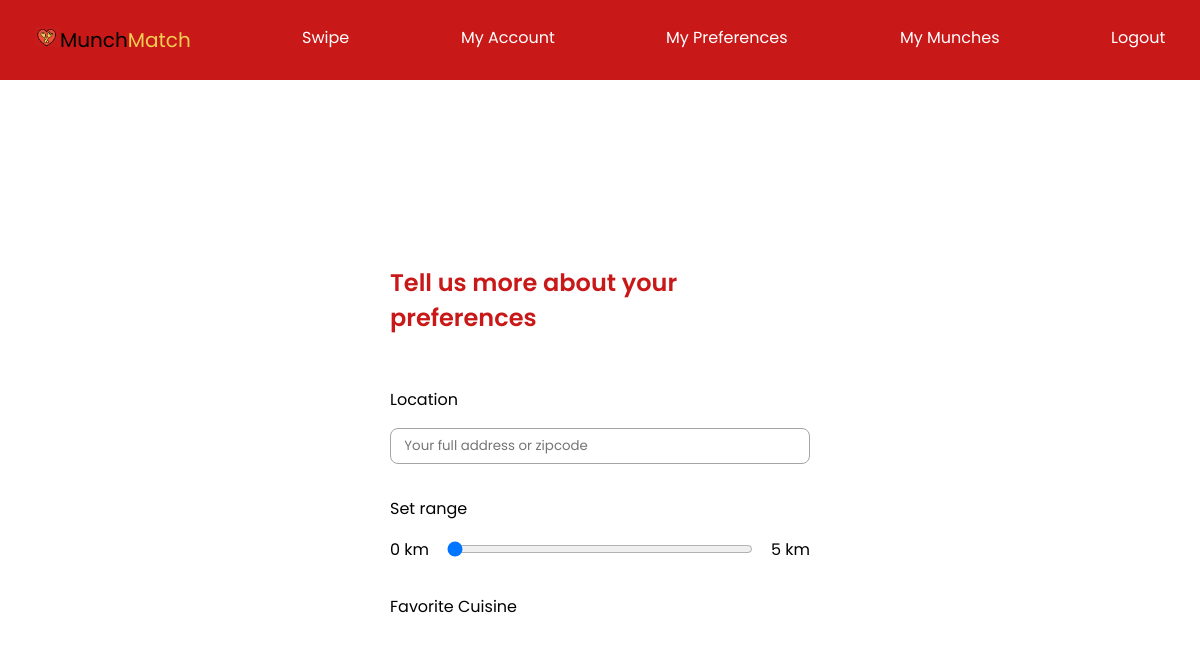
/preferences/ (signed in), run on an earlier commit of the app's database.
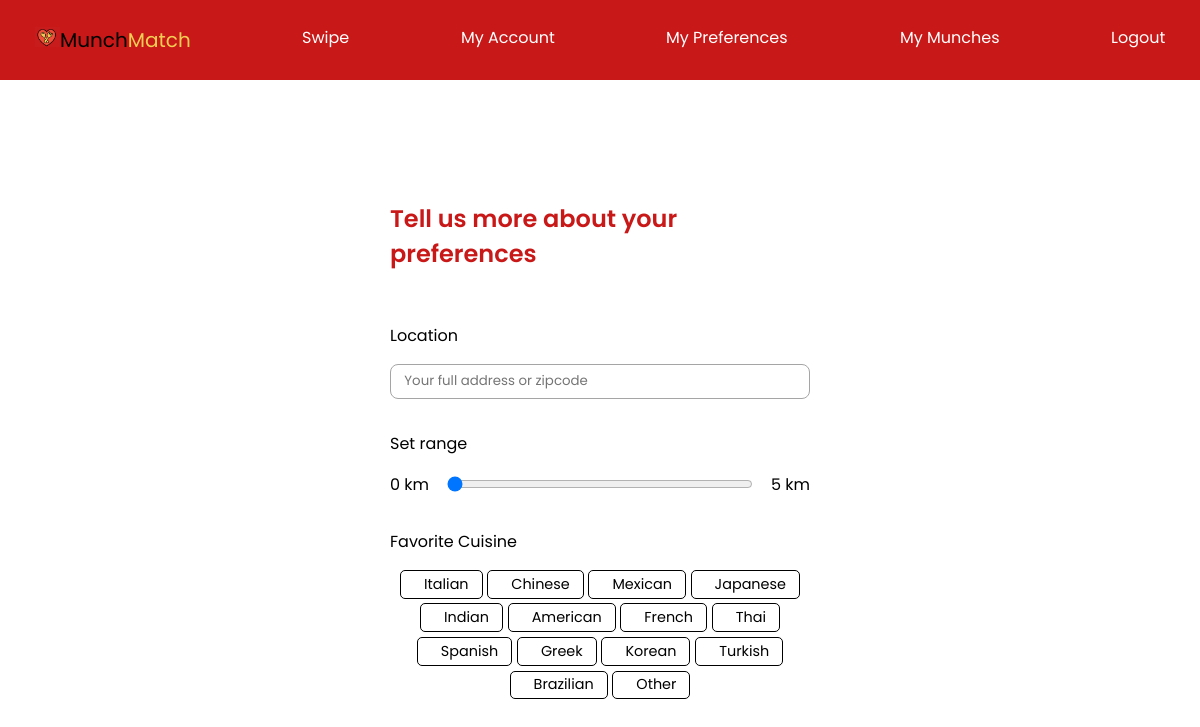
And on a later commit of the database.
### app/models/type.py (models this page shows, shortened)
class Type(db.Model):
    id = db.Column(db.Integer, primary_key=True)
    uuid = db.Column(db.Text)
    name = db.Column(db.String(150))

### app/routes/preferences/routes.py (the view)
@bp.route("/")
@token_required
def preferences(user):
    types = Type.query.all()
    return render_template("./preferences/prefhome.html", types=types)

### app/jwt.py (called while the page is built)
def getCookie(name):
    value = f"; {request.headers['Cookie']}"
    parts = value.split(f"; {name}=")
    if len(parts) == 2:
        return parts.pop().split(";")[0]

def token_required(f):
    @wraps(f)
    def decorated(*args, **kwargs):
        token = None
        try:
            if getCookie("user_uuid"):
                token = getCookie("user_uuid")
                print(token)
            else:
                return redirect("/auth")
        except:
            return redirect("/auth")
        try:
            data = jwt.decode(token, Config.SECRET_KEY, algorithms=["HS256"])
            user = User.query.filter_by(uuid=data["uuid"]).first()
        except Exception as e:
            return redirect("/auth")
        return f(user, *args, **kwargs)
    return decorated

### app/templates/preferences/prefhome.html (shortened to what this page needs)
{% extends "base_dashboard.html" %} {% block title %} Swipe Page {% endblock %}
{% block style %}
<link rel="stylesheet" type="text/css" href="/static/css/preferences.css" /> {%
endblock %} {% block content %}
<div class="preferences-main-container">
  <div class="preferences-container">
    <h2>Tell us more about your preferences</h2>
    <div class="block">
      <span class="title">Location</span>
      <input
        id="location_input_preferences"
        type="text"
        name="task"
        placeholder="Your full address or zipcode"
      />
    </div>
    <div class="block">
      <span class="title">Set range</span>
      <div class="slider">
        <span>0 km</span>
        <input
          id="range_input_preferences"
          type="range"
          min="0"
          max="5"
          value="0"
          step="0.1"
        />
        <span>5 km</span>
      </div>
    </div>
    <div class="block">
      <span class="title">Favorite Cuisine</span>
      <div class="pills">
        {% for type in types %}
        <div class="cousine-pill" id="{{type.uuid}}">
          <span>{{type.name}}</span>
        </div>
        {% endfor %}
      </div>
    </div>
  </div>
</div>
{% endblock %}

### app/templates/base_dashboard.html (shortened to what this page needs)
<!DOCTYPE html>
<html lang="en">
  <head>
    <link rel="stylesheet" type="text/css" href="/static/css/base.css" />
    <link rel="stylesheet" href="/static/css/global.css" />
    {% block style %} {% endblock %}
  </head>
  <body>
    <nav>
      <a href="/munchmatch">
        <img src="/static/img/icon.png" height="20" width="25" /><span
          class="munch"
          >Munch</span
        ><span class="match">Match</span>
      </a>
      <a href="/swipe">Swipe</a>
      <a href="/account">My Account</a>
      <a href="/preferences">My Preferences</a>
      <a href="/munches">My Munches</a>
      <a href="/auth" id="logout">Logout</a>
    </nav>
    {% block content %} {% endblock %}
  </body>
</html>

### app/static/css/base.css (style rules this page uses)
.munch { color: black; }
.match { color: #f2cf53; }
nav { background-color: #c91818; display: flex; justify-content: space-between; padding: 25px; }
nav a { color: white; text-decoration: none; margin: 0 10px; transform: perspective(1px) translateZ(0); transition: 0.3s; }
nav a::before { background: #f2cf53; clip-path: inset(0 100% 0 0); opacity: 0.5; transition: 0.3s; }
nav a:first-child { font-size: 20px; }

### app/static/css/global.css (style rules this page uses)
* { font-family: "Poppins", sans-serif; }
html, body, main { margin: 0; height: 100%; width: 100%; }
body { display: flex; flex-direction: column; align-items: stretch; align-content: center; justify-content: flex-start; overflow: hidden; }

### app/static/css/preferences.css (style rules this page uses)
.preferences-main-container { height: 100%; display: flex; flex-direction: column; align-items: center; align-content: center; justify-content: flex-start; }
.preferences-container { display: flex; flex-direction: column; align-items: stretch; align-content: center; justify-content: flex-start; margin: auto; width: 35%; gap: 2em; }
.preferences-container h2 { font-weight: 600; color: #c91818; }
.preferences-container input { border: 1px solid #a5a5a5; padding: 0.5em 1em; border-radius: 8px; }
.preferences-container .block { display: flex; flex-direction: column; align-items: stretch; align-content: center; justify-content: flex-start; gap: 1em; }
.preferences-container .block .slider { display: flex; align-items: center; align-content: center; justify-content: center; gap: 1em; }
.preferences-container .block .slider input { flex: 1; padding: 0; border: 0; border-radius: 0; }
.preferences-container .block .pills { display: flex; align-items: center; align-content: center; justify-content: center; flex-wrap: wrap; gap: 0.3em; }
.preferences-container .block .pills div { background-color: transparent; border: 1px solid black; border-radius: 5px; padding: 0.2em 0.9em; font-size: 0.9em; cursor: pointer; display: flex; align-items: center; align-content: center; justify-content: center; gap: 10px; }

What changed in the data, as far as the page shows it:
added Type: name "Italian"
added Type: name "Chinese"
added Type: name "Mexican"
added Type: name "Japanese"
added Type: name "Indian"
added Type: name "American"
added Type: name "French"
added Type: name "Thai"
added Type: name "Spanish"
added Type: name "Greek"
added Type: name "Korean"
added Type: name "Turkish"
added Type: name "Brazilian"
added Type: name "Other"
